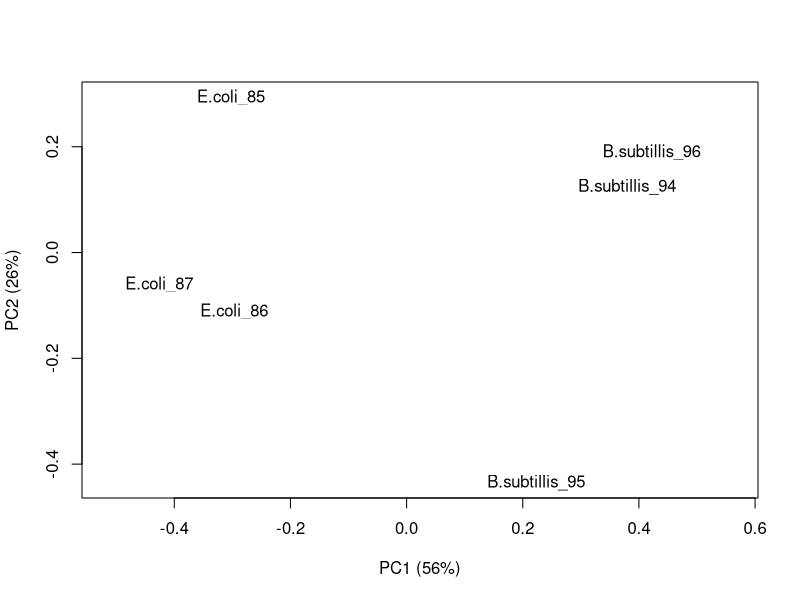
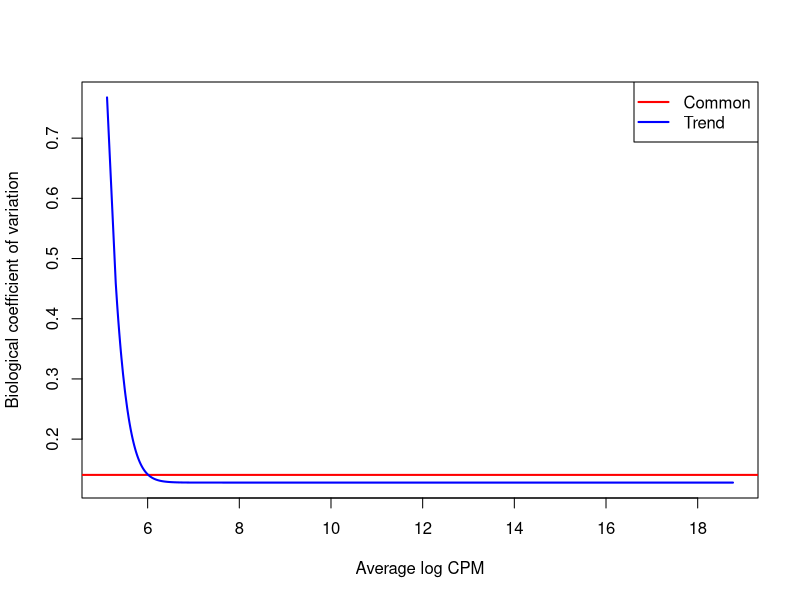
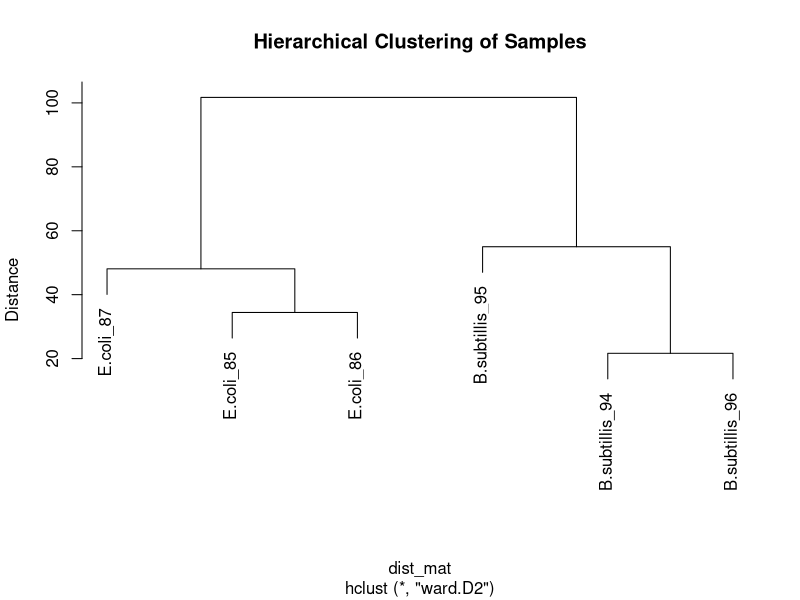

Here is the R script that generated these plots, in order:
# source("http://bioconductor.org/biocLite.R")
# biocLite("edgeR")
# 
# install.packages("openxlsx")
# install.packages("ggplot2")

library(openxlsx)
library(edgeR)
library(ggplot2)
library(data.table)
library(grid)
library(gridExtra)

#Function to create countmatrix from seperate text files.
create_countmatrix <- function(){
  
  #Open all count files
  count85 <- (read.csv("counts_SRR5832185.txt", header = FALSE, sep = "\t"))
  count86 <- (read.csv("counts_SRR5832186.txt", header = FALSE, sep = "\t"))
  count87 <- (read.csv("counts_SRR5832187.txt", header = FALSE, sep = "\t"))
  
  count94 <- (read.csv("counts_SRR5832194.txt", header = FALSE, sep = "\t"))
  count95 <- (read.csv("counts_SRR5832195.txt", header = FALSE, sep = "\t"))
  count96 <- (read.csv("counts_SRR5832196.txt", header = FALSE, sep = "\t"))
  
  
  #split the chromosome and gene information
  split1 <- do.call(rbind ,strsplit(as.character(count85[,1]), ":", fixed = TRUE))
  split2 <- do.call(rbind ,strsplit(as.character(split1[,2]) , ".", fixed = TRUE))
  
  #Add chromosome and gene information  to count85 dataframe and removes old column
  count85 <- cbind(split2, count85)
  count85[,"V1"] <- NULL
  
  #creates count matrix 
  countMatrix <- do.call(cbind, list(count85, count86$V2, count87$V2, count94$V2, count95$V2, count96$V2))
  colnames(countMatrix) <- c("Chromosome", "Gene", "E.coli_85", "E.coli_86", "E.coli_87", "B.subtillis_94", "B.subtillis_95", "B.subtillis_96")

  return(countMatrix)
}


# Performs low count filtering and normalization of data
filter_and_normalize <- function(countMatrix){
  # Create rownames
  rownames(countMatrix) <- countMatrix[,"Gene"]
  
  # create DGE list
  exp   <- c("E.coli", "E.coli", "E.coli", "B.subtillis", "B.subtillis", "B.subtillis")
  group <- factor(exp)
  y     <- DGEList(counts = countMatrix[,3:8], group = group)
  
  # select all genes with at least 50 counts per million (cpm) in two samples
  keep.genes <- rowSums(cpm(y) > 50) >= 2
  y <- y[keep.genes,]

  # recalculate the library size
  y$samples$lib.size <- colSums(y$counts)
  
  # normalization
  y <- calcNormFactors(y, method = "TMM")
  return(y)
}


# Creates a PCA/MDS, BCV and hierarchical clustering plots and writes it to Output_Plots.pdf
create_plots <- function(y){
  # create design matrix (samples grouped by conditions)
  design <- model.matrix(~0+group, data = y$samples)
  colnames(design) <- levels(y$samples$group)
  
  # estimate dispersion
  y <- estimateGLMCommonDisp( y, design)
  y <- estimateGLMTrendedDisp(y, design, method = "power")
  y <<- estimateGLMTagwiseDisp(y, design)
  
  # Create distance matrix of normalized count data
  norm_counts <- as.data.frame(as.matrix.DGEList(y))
  norm_counts <- na.omit(t(norm_counts))
  norm_counts <- scale(norm_counts)
  dist_mat <- dist(norm_counts, method = "euclidean")
  

  # cluster data based on samples 
  clustering <- hclust(dist_mat, method = "ward.D2")
  
  # plot PCA/MDS, BCV and the hierarchical clustering to Results.pdf
  pdf("Results.pdf") 
  plotMDS(y, xlab = "PC1", ylab = "PC2")
  plotBCV(y)
  plot(clustering, ylab = "Distance", main = "Hierarchical Clustering of Samples")

  dev.off()
  
  return(design)
}

# Determine differentially expressed genes
determine_sig_genes <- function(design){
  fit <- glmFit(y, design)
  mc  <- makeContrasts(exp.r=E.coli-B.subtillis, levels = design)
  fit <- glmLRT(fit, contrast = mc)
  res <- topTags(fit, n = 100000, p.value = 0.05)
  result_df <- as.data.frame(topTags(fit, n = 100000, p.value = 0.05))
  
  #write csv file 
  write.csv(res ,"diff_expressed_genes.csv", row.names = TRUE)

  return(res)
}

#creates a text file out of a csv file. 
create_gsea_input <- function(res){ 
  subSet <<- as.data.frame(res[,4:5])
  setDT(subSet, keep.rownames = TRUE)[]
  
  write.table(subSet, "gsea_input.txt", sep = "\t", row.names = FALSE)
}


main <- function(){
  countMatrix <- create_countmatrix()
  y <- filter_and_normalize(countMatrix)
  design <- create_plots(y)
  res <- determine_sig_genes(design)
  create_gsea_input(res)
}

main()
